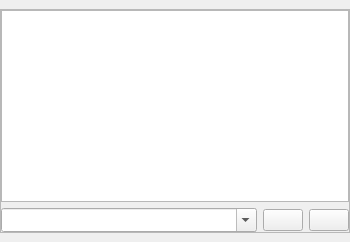
  <widget class="QDockWidget" name="dockConsole">
   <property name="minimumSize">
    <size>
     <width>350</width>
     <height>129</height>
    </size>
   </property>
   <property name="features">
    <set>QDockWidget::AllDockWidgetFeatures</set>
   </property>
   <property name="windowTitle">
    <string>Console</string>
   </property>
   <attribute name="dockWidgetArea">
    <number>8</number>
   </attribute>
   <widget class="QWidget" name="dockWidgetContents_4">
    <layout class="QVBoxLayout" name="verticalLayout_24">
     <property name="leftMargin">
      <number>0</number>
     </property>
     <property name="rightMargin">
      <number>0</number>
     </property>
     <item>
      <widget class="QFrame" name="frame">
       <property name="frameShape">
        <enum>QFrame::StyledPanel</enum>
       </property>
       <property name="frameShadow">
        <enum>QFrame::Raised</enum>
       </property>
       <layout class="QVBoxLayout" name="verticalLayout_14">
        <property name="leftMargin">
         <number>0</number>
        </property>
        <property name="topMargin">
         <number>0</number>
        </property>
        <property name="rightMargin">
         <number>0</number>
        </property>
        <property name="bottomMargin">
         <number>0</number>
        </property>
        <item>
         <widget class="QPlainTextEdit" name="txtConsole">
          <property name="minimumSize">
           <size>
            <width>0</width>
            <height>1</height>
           </size>
          </property>
          <property name="font">
           <font>
            <pointsize>9</pointsize>
           </font>
          </property>
          <property name="readOnly">
           <bool>true</bool>
          </property>
         </widget>
        </item>
        <item>
         <layout class="QHBoxLayout" name="horizontalLayout_7" stretch="1,0,0">
          <item>
           <widget class="ComboBox" name="cboCommand">
            <property name="styleSheet">
             <string notr="true">padding-top: 3;
padding-bottom: 3;
padding-right: 8;</string>
            </property>
            <property name="editable">
             <bool>true</bool>
            </property>
            <property name="maxVisibleItems">
             <number>5</number>
            </property>
            <property name="maxCount">
             <number>10</number>
            </property>
            <property name="insertPolicy">
             <enum>QComboBox::InsertAtTop</enum>
            </property>
           </widget>
          </item>
          <item>
           <widget class="QPushButton" name="cmdCommandSend">
            <property name="toolTip">
             <string>Send command</string>
            </property>
            <property name="icon">
             <iconset resource="images.qrc">
              <normaloff>:/images/send_1.png</normaloff>:/images/send_1.png</iconset>
            </property>
            <property name="iconSize">
             <size>
              <width>16</width>
              <height>16</height>
             </size>
            </property>
           </widget>
          </item>
          <item>
           <widget class="QPushButton" name="cmdClearConsole">
            <property name="toolTip">
             <string>Clear console</string>
            </property>
            <property name="icon">
             <iconset resource="images.qrc">
              <normaloff>:/images/erase_1.png</normaloff>:/images/erase_1.png</iconset>
            </property>
            <property name="iconSize">
             <size>
              <width>16</width>
              <height>16</height>
             </size>
            </property>
           </widget>
          </item>
         </layout>
        </item>
       </layout>
      </widget>
     </item>
    </layout>
   </widget>
  </widget>
